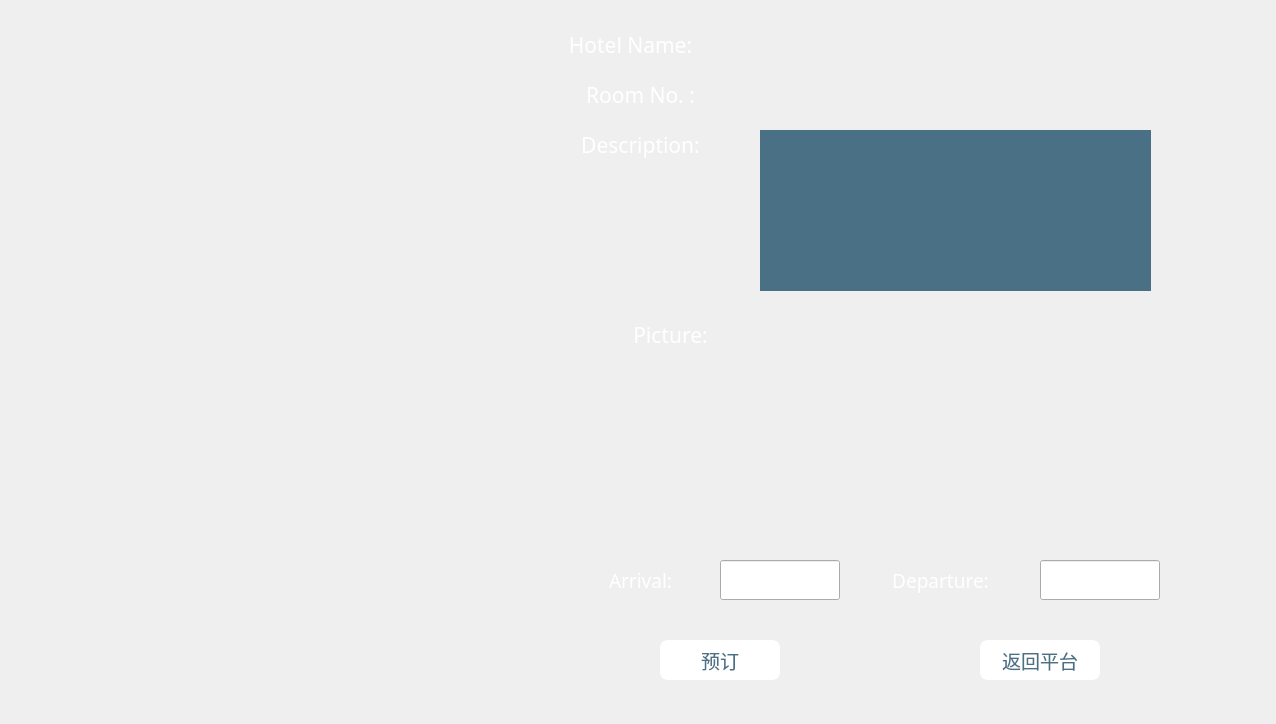
<?xml version="1.0" encoding="UTF-8"?>
<ui version="4.0">
 <class>showRoom</class>
 <widget class="QWidget" name="showRoom">
  <property name="geometry">
   <rect>
    <x>0</x>
    <y>0</y>
    <width>1276</width>
    <height>724</height>
   </rect>
  </property>
  <property name="minimumSize">
   <size>
    <width>1276</width>
    <height>724</height>
   </size>
  </property>
  <property name="maximumSize">
   <size>
    <width>1276</width>
    <height>724</height>
   </size>
  </property>
  <property name="windowTitle">
   <string>Form</string>
  </property>
  <widget class="QFrame" name="frame">
   <property name="geometry">
    <rect>
     <x>0</x>
     <y>0</y>
     <width>1276</width>
     <height>724</height>
    </rect>
   </property>
   <property name="styleSheet">
    <string notr="true">#frame{border-image: url(:/Picture/showroom.jpg);border-top-left-radius:15px;border-top-right-radius:15px;border-bottom-left-radius:15px;border-bottom-right-radius:15px;}</string>
   </property>
   <property name="frameShape">
    <enum>QFrame::StyledPanel</enum>
   </property>
   <property name="frameShadow">
    <enum>QFrame::Raised</enum>
   </property>
   <widget class="QLineEdit" name="lineEdit_in_time">
    <property name="geometry">
     <rect>
      <x>720</x>
      <y>560</y>
      <width>120</width>
      <height>40</height>
     </rect>
    </property>
   </widget>
   <widget class="QLineEdit" name="lineEdit_out_time">
    <property name="geometry">
     <rect>
      <x>1040</x>
      <y>560</y>
      <width>120</width>
      <height>40</height>
     </rect>
    </property>
   </widget>
   <widget class="QLabel" name="hotelname">
    <property name="geometry">
     <rect>
      <x>760</x>
      <y>20</y>
      <width>451</width>
      <height>50</height>
     </rect>
    </property>
    <property name="font">
     <font>
      <family>华文新魏</family>
      <pointsize>16</pointsize>
     </font>
    </property>
    <property name="styleSheet">
     <string notr="true">color: rgb(255, 255, 255);</string>
    </property>
    <property name="text">
     <string/>
    </property>
   </widget>
   <widget class="QLabel" name="roomid">
    <property name="geometry">
     <rect>
      <x>760</x>
      <y>70</y>
      <width>171</width>
      <height>50</height>
     </rect>
    </property>
    <property name="font">
     <font>
      <family>华文新魏</family>
      <pointsize>16</pointsize>
     </font>
    </property>
    <property name="styleSheet">
     <string notr="true">color: rgb(255, 255, 255);</string>
    </property>
    <property name="text">
     <string/>
    </property>
   </widget>
   <widget class="QLabel" name="room_pic">
    <property name="geometry">
     <rect>
      <x>760</x>
      <y>320</y>
      <width>401</width>
      <height>211</height>
     </rect>
    </property>
    <property name="text">
     <string/>
    </property>
   </widget>
   <widget class="QLabel" name="label_8">
    <property name="geometry">
     <rect>
      <x>530</x>
      <y>20</y>
      <width>201</width>
      <height>50</height>
     </rect>
    </property>
    <property name="font">
     <font>
      <family>Segoe Print</family>
      <pointsize>16</pointsize>
     </font>
    </property>
    <property name="styleSheet">
     <string notr="true">color: rgb(255, 255, 255);</string>
    </property>
    <property name="text">
     <string>Hotel Name:</string>
    </property>
    <property name="alignment">
     <set>Qt::AlignCenter</set>
    </property>
   </widget>
   <widget class="QLabel" name="label_9">
    <property name="geometry">
     <rect>
      <x>540</x>
      <y>70</y>
      <width>201</width>
      <height>50</height>
     </rect>
    </property>
    <property name="font">
     <font>
      <family>Segoe Print</family>
      <pointsize>16</pointsize>
     </font>
    </property>
    <property name="styleSheet">
     <string notr="true">color: rgb(255, 255, 255);</string>
    </property>
    <property name="text">
     <string>Room No. :</string>
    </property>
    <property name="alignment">
     <set>Qt::AlignCenter</set>
    </property>
   </widget>
   <widget class="QLabel" name="label_10">
    <property name="geometry">
     <rect>
      <x>540</x>
      <y>120</y>
      <width>201</width>
      <height>50</height>
     </rect>
    </property>
    <property name="font">
     <font>
      <family>Segoe Print</family>
      <pointsize>16</pointsize>
     </font>
    </property>
    <property name="styleSheet">
     <string notr="true">color: rgb(255, 255, 255);</string>
    </property>
    <property name="text">
     <string>Description:</string>
    </property>
    <property name="alignment">
     <set>Qt::AlignCenter</set>
    </property>
   </widget>
   <widget class="QLabel" name="label_11">
    <property name="geometry">
     <rect>
      <x>570</x>
      <y>310</y>
      <width>201</width>
      <height>50</height>
     </rect>
    </property>
    <property name="font">
     <font>
      <family>Segoe Print</family>
      <pointsize>16</pointsize>
     </font>
    </property>
    <property name="styleSheet">
     <string notr="true">color: rgb(255, 255, 255);</string>
    </property>
    <property name="text">
     <string>Picture:</string>
    </property>
    <property name="alignment">
     <set>Qt::AlignCenter</set>
    </property>
   </widget>
   <widget class="QTextEdit" name="room_describe">
    <property name="geometry">
     <rect>
      <x>760</x>
      <y>130</y>
      <width>391</width>
      <height>161</height>
     </rect>
    </property>
    <property name="font">
     <font>
      <family>仿宋</family>
      <pointsize>12</pointsize>
     </font>
    </property>
    <property name="styleSheet">
     <string notr="true">background-color: rgb(74,112,133);
border: rgb(74, 112, 133);
color: white;</string>
    </property>
   </widget>
   <widget class="QLabel" name="label_12">
    <property name="geometry">
     <rect>
      <x>540</x>
      <y>560</y>
      <width>201</width>
      <height>40</height>
     </rect>
    </property>
    <property name="font">
     <font>
      <family>Segoe Print</family>
      <pointsize>14</pointsize>
     </font>
    </property>
    <property name="styleSheet">
     <string notr="true">color: rgb(255, 255, 255);</string>
    </property>
    <property name="text">
     <string>Arrival:</string>
    </property>
    <property name="alignment">
     <set>Qt::AlignCenter</set>
    </property>
   </widget>
   <widget class="QLabel" name="label_13">
    <property name="geometry">
     <rect>
      <x>840</x>
      <y>560</y>
      <width>201</width>
      <height>40</height>
     </rect>
    </property>
    <property name="font">
     <font>
      <family>Segoe Print</family>
      <pointsize>14</pointsize>
     </font>
    </property>
    <property name="styleSheet">
     <string notr="true">color: rgb(255, 255, 255);</string>
    </property>
    <property name="text">
     <string>Departure:</string>
    </property>
    <property name="alignment">
     <set>Qt::AlignCenter</set>
    </property>
   </widget>
   <widget class="QPushButton" name="pushButton">
    <property name="geometry">
     <rect>
      <x>660</x>
      <y>640</y>
      <width>120</width>
      <height>40</height>
     </rect>
    </property>
    <property name="font">
     <font>
      <family>华文新魏</family>
      <pointsize>14</pointsize>
     </font>
    </property>
    <property name="styleSheet">
     <string notr="true">background-color:rgb(255,255,255);border: 3px solid white;border-radius:8px;color:rgb(74,112,133);</string>
    </property>
    <property name="text">
     <string>预订</string>
    </property>
   </widget>
   <widget class="QPushButton" name="pushButton_2">
    <property name="geometry">
     <rect>
      <x>980</x>
      <y>640</y>
      <width>120</width>
      <height>40</height>
     </rect>
    </property>
    <property name="font">
     <font>
      <family>华文新魏</family>
      <pointsize>14</pointsize>
     </font>
    </property>
    <property name="styleSheet">
     <string notr="true">background-color:rgb(255,255,255);border: 3px solid white;border-radius:8px;color:rgb(74,112,133);</string>
    </property>
    <property name="text">
     <string>返回平台</string>
    </property>
   </widget>
  </widget>
 </widget>
 <resources/>
 <connections/>
</ui>
